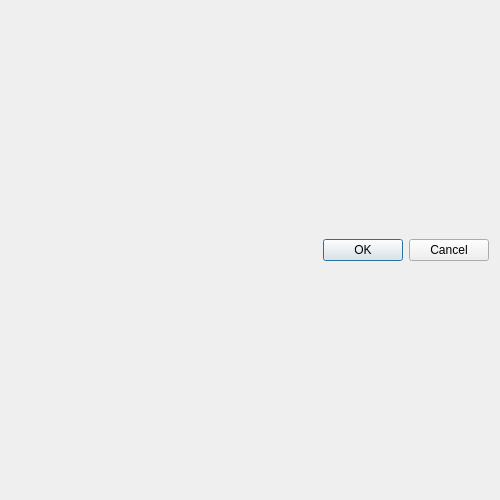
<?xml version="1.0" encoding="UTF-8"?>
<ui version="4.0">
 <class>SelectImageSegmentDialog</class>
 <widget class="QDialog" name="SelectImageSegmentDialog">
  <property name="geometry">
   <rect>
    <x>0</x>
    <y>0</y>
    <width>500</width>
    <height>500</height>
   </rect>
  </property>
  <property name="windowTitle">
   <string>Dialog</string>
  </property>
  <layout class="QVBoxLayout" name="verticalLayout">
   <item>
    <widget class="QDialogButtonBox" name="dbbOkCancel">
     <property name="orientation">
      <enum>Qt::Horizontal</enum>
     </property>
     <property name="standardButtons">
      <set>QDialogButtonBox::Cancel|QDialogButtonBox::Ok</set>
     </property>
    </widget>
   </item>
  </layout>
 </widget>
 <resources/>
 <connections>
  <connection>
   <sender>dbbOkCancel</sender>
   <signal>accepted()</signal>
   <receiver>SelectImageSegmentDialog</receiver>
   <slot>accept()</slot>
   <hints>
    <hint type="sourcelabel">
     <x>248</x>
     <y>254</y>
    </hint>
    <hint type="destinationlabel">
     <x>157</x>
     <y>274</y>
    </hint>
   </hints>
  </connection>
  <connection>
   <sender>dbbOkCancel</sender>
   <signal>rejected()</signal>
   <receiver>SelectImageSegmentDialog</receiver>
   <slot>reject()</slot>
   <hints>
    <hint type="sourcelabel">
     <x>316</x>
     <y>260</y>
    </hint>
    <hint type="destinationlabel">
     <x>286</x>
     <y>274</y>
    </hint>
   </hints>
  </connection>
 </connections>
</ui>
